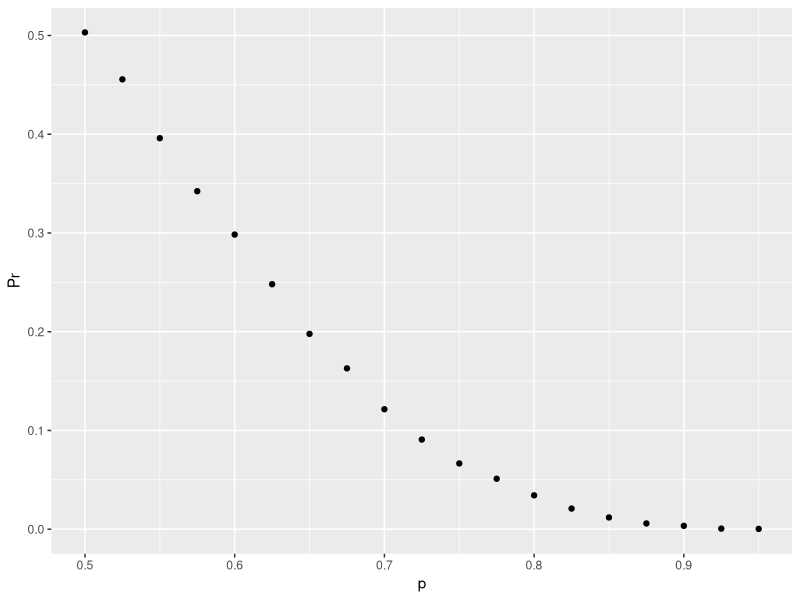

Here is the R script that generated this plot:
library(gtools)
library(tidyverse)

# 1.

ball_colors <- c("cyan", "magenta", "yello")
ball_counts <- c(3, 5, 7)
balls <- rep(ball_colors, ball_counts)
cyan <- c("cyan")
p_1 <- length(balls[balls %in% cyan]) / length(balls)

print(p_1)

# 2.

not_cyan <- balls[!balls %in% cyan]
p_2 <- length(not_cyan) / length(balls)

print(p_2)

# 3.

ball_counts_3 <- c(3 - 1, 5, 7)
balls_3 <- rep(ball_colors, ball_counts_3)
not_cyan_3 <- balls_3[!balls_3 %in% cyan]

p_3 <- p_1 * length(not_cyan_3) / length(balls_3)

print(p_3)

# 4.

p_4 <- p_1 * p_2
print(p_4)

# 5.

# -> b.

# 6.


ball_colors_6 <- c("cyan", "magenta", "yello")
ball_counts_6 <- c(3, 5, 7 - 5)
balls_6 <- rep(ball_colors_6, ball_counts_6)
yello <- c("yello")

p_6 <- length(balls_6[balls_6 %in% yello]) / length(balls_6)
print(p_6)

# 7.

library(gtools)
dice <- c(1:6)
roll_count <- 2
comb <- permutations(length(dice), roll_count, v = dice, repeats = TRUE)
excludes <- c(6)
see_excludes <- apply(comb, 1, function(row) {
  any(row %in% excludes)
})
p_7 <- mean(!see_excludes)

print(p_7) # Can calculate with: (5/6)^6

# 8.

games <- c(1:7)
cavs_winning_rate <- 0.6
all_lose_prob <- prod(rep(1 - cavs_winning_rate, times = length(games)))
p_8 <- 1 - all_lose_prob # Each games probability are independent

print(p_8)

# 9.

B_9 <- 100000

cavs_wins_least_one <- function () {
  celtic_wins <- sample(c(0,1), length(games), replace = TRUE,
    prob = c(cavs_winning_rate, 1 - cavs_winning_rate))
  any(!celtic_wins)
}
tab <- table(replicate(B_9, cavs_wins_least_one()))
p_9 <- prop.table(tab)["TRUE"]

print(p_9)

# 10.

games <- c(1:7)
cavs_winning_rate <- 0.5
rate <- function(count, inverse= FALSE) {
  rate <- ifelse(inverse, 1 - cavs_winning_rate, cavs_winning_rate)
  prod(rep(rate, times = count))
}

comb <- function(count, win) {
  nrow(combinations(count, win)) *
    rate(win) * rate(count - win, inverse = TRUE)
}

# win 4:0 => never
win4_0 <- 0

# win 4:1 => 4 win cavs for next 4 games
win4_1 <- rate(4)
print(win4_1)

# win 4:2 => 3 win for next 4 games, win 5th game
# -++++-
# +-+++-
# ++-++-
# +++-+-
win4_2 <- comb(4, 3) * rate(1)
print(win4_2)

# win 4:3 => 3 win for next 5 games, win 5th game
# --++++
# +--+++
# ++--++
# +++--+
# -+-+++
# -++-++
# -+++-+
# +-+-++
# +-++-+
# ++-+-+
win4_3 <- comb(5, 3) * rate(1)

# those are binomial probability: nCx⋅p^x⋅(1−p)^(n−x)
p_10 <- win4_0 + win4_1 + win4_2 + win4_3
print(p_10)

# 11.

games <- c(2:7)
cavs_winning_rate <- 0.5
wins <- function () {
  sample(c(0,1), length(games), replace = TRUE,
    prob = c(cavs_winning_rate, 1 - cavs_winning_rate))
}

check_wins <- function(wins) {
  win4_1 <- sum(wins[1:4]) >= 4
  win4_2 <- sum(wins[1:4]) >= 3 & wins[5] == 1
  win4_3 <- sum(wins[1:5]) >= 3 & wins[6] == 1
  win4_1 | win4_2 | win4_3
}

p_11 <- mean(replicate(10000, check_wins(wins())))

print(p_11)

# 12.

prob_win <- function(p) {
  B <- 10000
  result <- replicate(B, {
    b_win <- sample(c(1, 0), 7, replace = TRUE, prob = c(1 - p, p))
    sum(b_win) >= 4
  })
  mean(result)
}
print(prob_win(1))

p <- seq(0.5, 0.95, 0.025)
Pr <- sapply(p, prob_win)
png("exercise12.png")
qplot(p, Pr)
